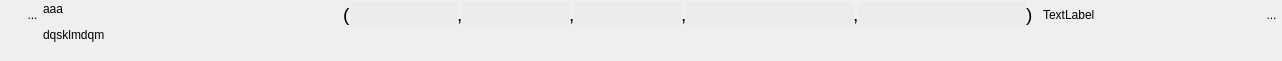
<?xml version="1.0" encoding="UTF-8"?>
<ui version="4.0">
 <class>WidgetTuple5</class>
 <widget class="QWidget" name="WidgetTuple5">
  <property name="geometry">
   <rect>
    <x>0</x>
    <y>0</y>
    <width>1282</width>
    <height>61</height>
   </rect>
  </property>
  <property name="sizePolicy">
   <sizepolicy hsizetype="Preferred" vsizetype="Minimum">
    <horstretch>0</horstretch>
    <verstretch>0</verstretch>
   </sizepolicy>
  </property>
  <property name="minimumSize">
   <size>
    <width>0</width>
    <height>0</height>
   </size>
  </property>
  <property name="windowTitle">
   <string>Form</string>
  </property>
  <layout class="QHBoxLayout" name="horizontalLayout_3">
   <property name="spacing">
    <number>0</number>
   </property>
   <property name="leftMargin">
    <number>1</number>
   </property>
   <property name="topMargin">
    <number>2</number>
   </property>
   <property name="rightMargin">
    <number>0</number>
   </property>
   <property name="bottomMargin">
    <number>2</number>
   </property>
   <item>
    <layout class="QVBoxLayout" name="verticalLayout_2">
     <property name="spacing">
      <number>0</number>
     </property>
     <item>
      <layout class="QHBoxLayout" name="horizontalLayout_2">
       <property name="spacing">
        <number>0</number>
       </property>
       <property name="sizeConstraint">
        <enum>QLayout::SetFixedSize</enum>
       </property>
       <item>
        <spacer name="horizontalSpacer_3">
         <property name="orientation">
          <enum>Qt::Horizontal</enum>
         </property>
         <property name="sizeType">
          <enum>QSizePolicy::Fixed</enum>
         </property>
         <property name="sizeHint" stdset="0">
          <size>
           <width>21</width>
           <height>20</height>
          </size>
         </property>
        </spacer>
       </item>
       <item>
        <widget class="MonBoutonValide" name="RBValide">
         <property name="minimumSize">
          <size>
           <width>21</width>
           <height>25</height>
          </size>
         </property>
         <property name="maximumSize">
          <size>
           <width>21</width>
           <height>25</height>
          </size>
         </property>
         <property name="focusPolicy">
          <enum>Qt::ClickFocus</enum>
         </property>
         <property name="toolTip">
          <string>Affiche le rapport de validation du mot-clef</string>
         </property>
         <property name="styleSheet">
          <string notr="true">border : 0px</string>
         </property>
         <property name="text">
          <string>...</string>
         </property>
         <property name="icon">
          <iconset>
           <normaloff>../Editeur/icons/ast-green-ball.png</normaloff>../Editeur/icons/ast-green-ball.png</iconset>
         </property>
         <property name="iconSize">
          <size>
           <width>25</width>
           <height>25</height>
          </size>
         </property>
        </widget>
       </item>
      </layout>
     </item>
     <item>
      <spacer name="verticalSpacer_2">
       <property name="orientation">
        <enum>Qt::Vertical</enum>
       </property>
       <property name="sizeHint" stdset="0">
        <size>
         <width>20</width>
         <height>5</height>
        </size>
       </property>
      </spacer>
     </item>
    </layout>
   </item>
   <item>
    <widget class="MonLabelClic" name="label">
     <property name="sizePolicy">
      <sizepolicy hsizetype="Fixed" vsizetype="Preferred">
       <horstretch>0</horstretch>
       <verstretch>0</verstretch>
      </sizepolicy>
     </property>
     <property name="minimumSize">
      <size>
       <width>300</width>
       <height>25</height>
      </size>
     </property>
     <property name="maximumSize">
      <size>
       <width>178</width>
       <height>16777215</height>
      </size>
     </property>
     <property name="frameShape">
      <enum>QFrame::NoFrame</enum>
     </property>
     <property name="text">
      <string>&lt;html&gt;&lt;head/&gt;&lt;body&gt;&lt;p&gt;aaa&lt;/p&gt;&lt;p&gt;dqsklmdqm&lt;/p&gt;&lt;/body&gt;&lt;/html&gt;</string>
     </property>
     <property name="scaledContents">
      <bool>false</bool>
     </property>
     <property name="alignment">
      <set>Qt::AlignLeading|Qt::AlignLeft|Qt::AlignTop</set>
     </property>
    </widget>
   </item>
   <item>
    <layout class="QVBoxLayout" name="verticalLayout">
     <item>
      <layout class="QHBoxLayout" name="horizontalLayout">
       <item>
        <widget class="QLabel" name="label_2">
         <property name="text">
          <string>&lt;html&gt;&lt;head/&gt;&lt;body&gt;&lt;p&gt;&lt;span style=&quot; font-size:14pt;&quot;&gt;(&lt;/span&gt;&lt;/p&gt;&lt;/body&gt;&lt;/html&gt;</string>
         </property>
        </widget>
       </item>
       <item>
        <widget class="QLineEdit" name="lineEditVal1">
         <property name="sizePolicy">
          <sizepolicy hsizetype="Preferred" vsizetype="Fixed">
           <horstretch>0</horstretch>
           <verstretch>0</verstretch>
          </sizepolicy>
         </property>
         <property name="minimumSize">
          <size>
           <width>0</width>
           <height>25</height>
          </size>
         </property>
         <property name="maximumSize">
          <size>
           <width>805</width>
           <height>16777215</height>
          </size>
         </property>
         <property name="styleSheet">
          <string notr="true">background:rgb(235,235,235);
border:0px;</string>
         </property>
        </widget>
       </item>
       <item>
        <widget class="QLabel" name="label_4">
         <property name="text">
          <string>&lt;html&gt;&lt;head/&gt;&lt;body&gt;&lt;p&gt;&lt;span style=&quot; font-size:14pt;&quot;&gt;,&lt;/span&gt;&lt;/p&gt;&lt;/body&gt;&lt;/html&gt;</string>
         </property>
        </widget>
       </item>
       <item>
        <widget class="QLineEdit" name="lineEditVal2">
         <property name="sizePolicy">
          <sizepolicy hsizetype="Preferred" vsizetype="Fixed">
           <horstretch>0</horstretch>
           <verstretch>0</verstretch>
          </sizepolicy>
         </property>
         <property name="minimumSize">
          <size>
           <width>0</width>
           <height>25</height>
          </size>
         </property>
         <property name="maximumSize">
          <size>
           <width>805</width>
           <height>16777215</height>
          </size>
         </property>
         <property name="focusPolicy">
          <enum>Qt::StrongFocus</enum>
         </property>
         <property name="styleSheet">
          <string notr="true">background:rgb(235,235,235);
border:0px;</string>
         </property>
        </widget>
       </item>
       <item>
        <widget class="QLabel" name="label_3">
         <property name="text">
          <string>&lt;html&gt;&lt;head/&gt;&lt;body&gt;&lt;p&gt;&lt;span style=&quot; font-size:14pt;&quot;&gt;,&lt;/span&gt;&lt;/p&gt;&lt;/body&gt;&lt;/html&gt;</string>
         </property>
        </widget>
       </item>
       <item>
        <widget class="QLineEdit" name="lineEditVal3">
         <property name="sizePolicy">
          <sizepolicy hsizetype="Preferred" vsizetype="Fixed">
           <horstretch>0</horstretch>
           <verstretch>0</verstretch>
          </sizepolicy>
         </property>
         <property name="minimumSize">
          <size>
           <width>0</width>
           <height>25</height>
          </size>
         </property>
         <property name="maximumSize">
          <size>
           <width>805</width>
           <height>16777215</height>
          </size>
         </property>
         <property name="focusPolicy">
          <enum>Qt::StrongFocus</enum>
         </property>
         <property name="styleSheet">
          <string notr="true">background:rgb(235,235,235);
border:0px;</string>
         </property>
        </widget>
       </item>
       <item>
        <widget class="QLabel" name="label_8">
         <property name="text">
          <string>&lt;html&gt;&lt;head/&gt;&lt;body&gt;&lt;p&gt;&lt;span style=&quot; font-size:14pt;&quot;&gt;,&lt;/span&gt;&lt;/p&gt;&lt;/body&gt;&lt;/html&gt;</string>
         </property>
        </widget>
       </item>
       <item>
        <widget class="QLineEdit" name="lineEditVal4">
         <property name="sizePolicy">
          <sizepolicy hsizetype="Expanding" vsizetype="Fixed">
           <horstretch>0</horstretch>
           <verstretch>0</verstretch>
          </sizepolicy>
         </property>
         <property name="minimumSize">
          <size>
           <width>0</width>
           <height>25</height>
          </size>
         </property>
         <property name="maximumSize">
          <size>
           <width>10000</width>
           <height>16777215</height>
          </size>
         </property>
         <property name="focusPolicy">
          <enum>Qt::StrongFocus</enum>
         </property>
         <property name="styleSheet">
          <string notr="true">background:rgb(235,235,235);
border:0px;</string>
         </property>
        </widget>
       </item>
       <item>
        <widget class="QLabel" name="label_9">
         <property name="text">
          <string>&lt;html&gt;&lt;head/&gt;&lt;body&gt;&lt;p&gt;&lt;span style=&quot; font-size:14pt;&quot;&gt;,&lt;/span&gt;&lt;/p&gt;&lt;/body&gt;&lt;/html&gt;</string>
         </property>
        </widget>
       </item>
       <item>
        <widget class="QLineEdit" name="lineEditVal5">
         <property name="sizePolicy">
          <sizepolicy hsizetype="Expanding" vsizetype="Fixed">
           <horstretch>0</horstretch>
           <verstretch>0</verstretch>
          </sizepolicy>
         </property>
         <property name="minimumSize">
          <size>
           <width>0</width>
           <height>25</height>
          </size>
         </property>
         <property name="maximumSize">
          <size>
           <width>10000</width>
           <height>16777215</height>
          </size>
         </property>
         <property name="focusPolicy">
          <enum>Qt::StrongFocus</enum>
         </property>
         <property name="styleSheet">
          <string notr="true">background:rgb(235,235,235);
border:0px;</string>
         </property>
        </widget>
       </item>
       <item>
        <widget class="QLabel" name="label_5">
         <property name="text">
          <string>&lt;html&gt;&lt;head/&gt;&lt;body&gt;&lt;p&gt;&lt;span style=&quot; font-size:14pt;&quot;&gt;)&lt;/span&gt;&lt;/p&gt;&lt;/body&gt;&lt;/html&gt;</string>
         </property>
        </widget>
       </item>
       <item>
        <spacer name="horizontalSpacer_2">
         <property name="orientation">
          <enum>Qt::Horizontal</enum>
         </property>
         <property name="sizeType">
          <enum>QSizePolicy::Fixed</enum>
         </property>
         <property name="sizeHint" stdset="0">
          <size>
           <width>10</width>
           <height>20</height>
          </size>
         </property>
        </spacer>
       </item>
       <item>
        <widget class="QLabel" name="lineEditUnite">
         <property name="text">
          <string>TextLabel</string>
         </property>
        </widget>
       </item>
       <item>
        <spacer name="horizontalSpacer">
         <property name="orientation">
          <enum>Qt::Horizontal</enum>
         </property>
         <property name="sizeHint" stdset="0">
          <size>
           <width>40</width>
           <height>20</height>
          </size>
         </property>
        </spacer>
       </item>
       <item>
        <widget class="QToolButton" name="RBPoubelle">
         <property name="minimumSize">
          <size>
           <width>21</width>
           <height>25</height>
          </size>
         </property>
         <property name="maximumSize">
          <size>
           <width>21</width>
           <height>25</height>
          </size>
         </property>
         <property name="focusPolicy">
          <enum>Qt::ClickFocus</enum>
         </property>
         <property name="toolTip">
          <string>Détruit le mot-clef</string>
         </property>
         <property name="styleSheet">
          <string notr="true">border : 0px</string>
         </property>
         <property name="text">
          <string>...</string>
         </property>
         <property name="icon">
          <iconset>
           <normaloff>../Editeur/icons/deleteRond.png</normaloff>../Editeur/icons/deleteRond.png</iconset>
         </property>
         <property name="iconSize">
          <size>
           <width>25</width>
           <height>25</height>
          </size>
         </property>
        </widget>
       </item>
      </layout>
     </item>
     <item>
      <spacer name="verticalSpacer">
       <property name="orientation">
        <enum>Qt::Vertical</enum>
       </property>
       <property name="sizeHint" stdset="0">
        <size>
         <width>20</width>
         <height>13</height>
        </size>
       </property>
      </spacer>
     </item>
    </layout>
   </item>
  </layout>
 </widget>
 <customwidgets>
  <customwidget>
   <class>MonBoutonValide</class>
   <extends>QToolButton</extends>
   <header>InterfaceGUI.QT5.monBoutonValide.h</header>
  </customwidget>
  <customwidget>
   <class>MonLabelClic</class>
   <extends>QLabel</extends>
   <header>InterfaceGUI.QT5.monLabelClic.h</header>
  </customwidget>
 </customwidgets>
 <resources/>
 <connections/>
</ui>
